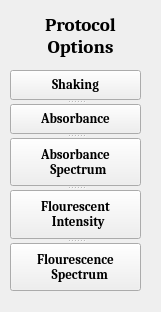
<?xml version="1.0" encoding="UTF-8"?>
<ui version="4.0">
 <class>Form</class>
 <widget class="QWidget" name="Form">
  <property name="geometry">
   <rect>
    <x>0</x>
    <y>0</y>
    <width>161</width>
    <height>312</height>
   </rect>
  </property>
  <property name="windowTitle">
   <string>Form</string>
  </property>
  <widget class="QLabel" name="label">
   <property name="geometry">
    <rect>
     <x>30</x>
     <y>10</y>
     <width>101</width>
     <height>51</height>
    </rect>
   </property>
   <property name="font">
    <font>
     <family>Cambria</family>
     <pointsize>14</pointsize>
     <weight>75</weight>
     <bold>true</bold>
    </font>
   </property>
   <property name="text">
    <string>&lt;html&gt;&lt;head/&gt;&lt;body&gt;&lt;p align=&quot;center&quot;&gt;Protocol &lt;br/&gt;Options&lt;/p&gt;&lt;/body&gt;&lt;/html&gt;</string>
   </property>
   <property name="alignment">
    <set>Qt::AlignCenter</set>
   </property>
  </widget>
  <widget class="QSplitter" name="splitter">
   <property name="geometry">
    <rect>
     <x>10</x>
     <y>70</y>
     <width>131</width>
     <height>221</height>
    </rect>
   </property>
   <property name="orientation">
    <enum>Qt::Vertical</enum>
   </property>
   <widget class="QPushButton" name="pushButton">
    <property name="font">
     <font>
      <family>Cambria</family>
      <pointsize>10</pointsize>
      <weight>75</weight>
      <bold>true</bold>
     </font>
    </property>
    <property name="text">
     <string>Shaking</string>
    </property>
    <property name="icon">
     <iconset>
      <normaloff>shakeLogo.svg</normaloff>shakeLogo.svg</iconset>
    </property>
    <property name="iconSize">
     <size>
      <width>40</width>
      <height>40</height>
     </size>
    </property>
   </widget>
   <widget class="QPushButton" name="pushButton_2">
    <property name="font">
     <font>
      <family>Cambria</family>
      <pointsize>10</pointsize>
      <weight>75</weight>
      <bold>true</bold>
     </font>
    </property>
    <property name="text">
     <string>Absorbance</string>
    </property>
    <property name="icon">
     <iconset>
      <normaloff>absorbanceLogo.svg</normaloff>absorbanceLogo.svg</iconset>
    </property>
    <property name="iconSize">
     <size>
      <width>40</width>
      <height>40</height>
     </size>
    </property>
   </widget>
   <widget class="QPushButton" name="pushButton_3">
    <property name="font">
     <font>
      <family>Cambria</family>
      <pointsize>10</pointsize>
      <weight>75</weight>
      <bold>true</bold>
     </font>
    </property>
    <property name="text">
     <string>Absorbance 
  Spectrum</string>
    </property>
    <property name="icon">
     <iconset>
      <normaloff>absSpectrumLogo.svg</normaloff>absSpectrumLogo.svg</iconset>
    </property>
    <property name="iconSize">
     <size>
      <width>40</width>
      <height>40</height>
     </size>
    </property>
   </widget>
   <widget class="QPushButton" name="pushButton_4">
    <property name="font">
     <font>
      <family>Cambria</family>
      <pointsize>10</pointsize>
      <weight>75</weight>
      <bold>true</bold>
     </font>
    </property>
    <property name="text">
     <string>Flourescent 
  Intensity</string>
    </property>
    <property name="icon">
     <iconset>
      <normaloff>flourescenceLogo.svg</normaloff>flourescenceLogo.svg</iconset>
    </property>
    <property name="iconSize">
     <size>
      <width>40</width>
      <height>40</height>
     </size>
    </property>
   </widget>
   <widget class="QPushButton" name="pushButton_5">
    <property name="font">
     <font>
      <family>Cambria</family>
      <pointsize>10</pointsize>
      <weight>75</weight>
      <bold>true</bold>
     </font>
    </property>
    <property name="text">
     <string>Flourescence
   Spectrum</string>
    </property>
    <property name="icon">
     <iconset>
      <normaloff>flrSpectrumLogo.svg</normaloff>flrSpectrumLogo.svg</iconset>
    </property>
    <property name="iconSize">
     <size>
      <width>40</width>
      <height>40</height>
     </size>
    </property>
   </widget>
  </widget>
 </widget>
 <resources/>
 <connections/>
</ui>
